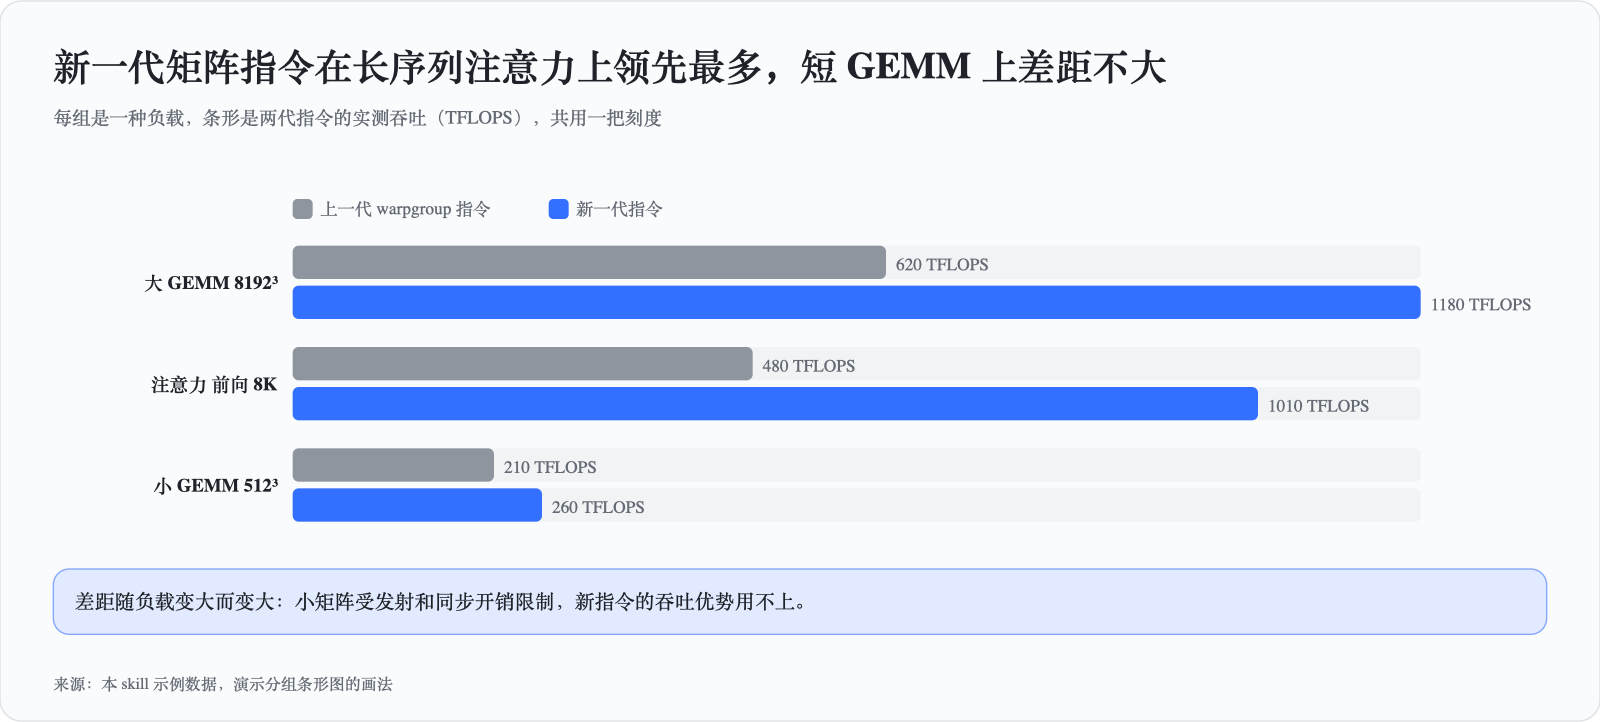

The script that saved this image:
"""Type: groups (grouped bars). Use for 'several workloads × two or three variants' on one shared scale."""
from _boot import out
from svgkit import Board

b = Board('新一代矩阵指令在长序列注意力上领先最多，短 GEMM 上差距不大',
          '每组是一种负载，条形是两代指令的实测吞吐（TFLOPS），共用一把刻度',
          src='来源：本 skill 示例数据，演示分组条形图的画法')
y = b.groups(40, 160, [('大 GEMM 8192³', [620, 1180]),
                       ('注意力 前向 8K', [480, 1010]),
                       ('小 GEMM 512³', [210, 260])],
             [('上一代 warpgroup 指令', 'gray'), ('新一代指令', 'blue')], unit=' TFLOPS', bh=24)
b.note(y + 36, '差距随负载变大而变大：小矩阵受发射和同步开销限制，新指令的吞吐优势用不上。', fam='blue')
b.save(out('groups'))
